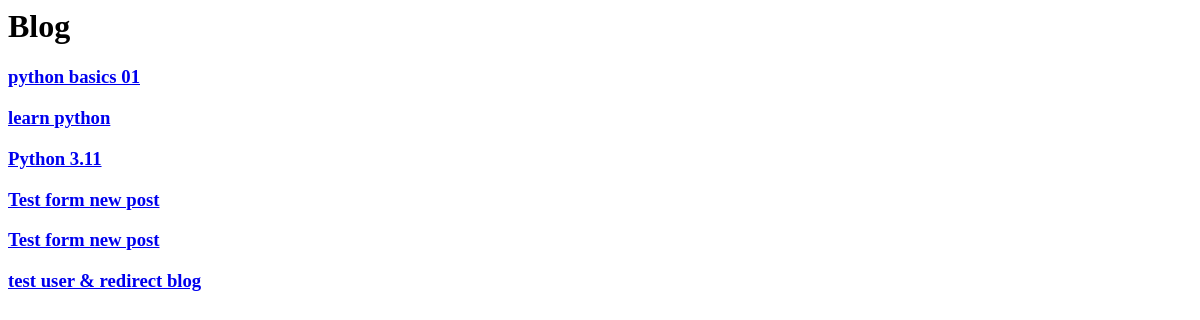
Before: /blog/ with the older database file.
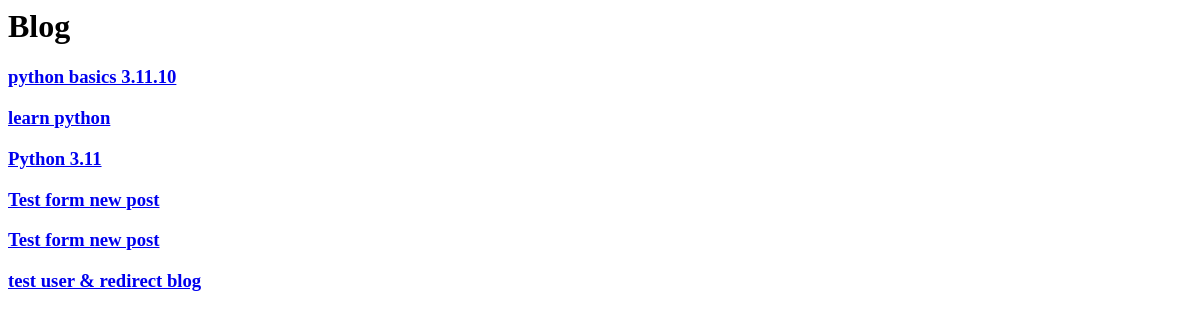
After: the same page with the newer database file.
### blog/models.py (models this page shows)
class Post(models.Model):
    title = models.CharField(max_length=100)
    content= models.TextField(max_length=30000)
    create_date= models.DateTimeField(default=timezone.now())
    draft = models.BooleanField(default=True)
    tags = TaggableManager()
    author = models.ForeignKey(User,on_delete=models.SET_NULL,null=True,blank=True,related_name='post_user')
    img =models.ImageField(upload_to='posts/',null=True)
    def __str__(self):
        return self.title

### blog/views.py (the view)
# urls.py: path('blog/' , PostList.as_view()),
class PostList(ListView): #(template>post_list : context>post_list or object_list)defult for class view
    model = Post

### blog/templates/blog/post_list.html
<h1>Blog</h1>
{% for post in post_list %}
    <h3>
        <a href="/blog/{{post.id}}">
            {{post}}
        </a>
    </h3>
{% endfor %}

Changed rows visible on the page:
changed Post: title "python basics 01" → "python basics 3.11.10"
